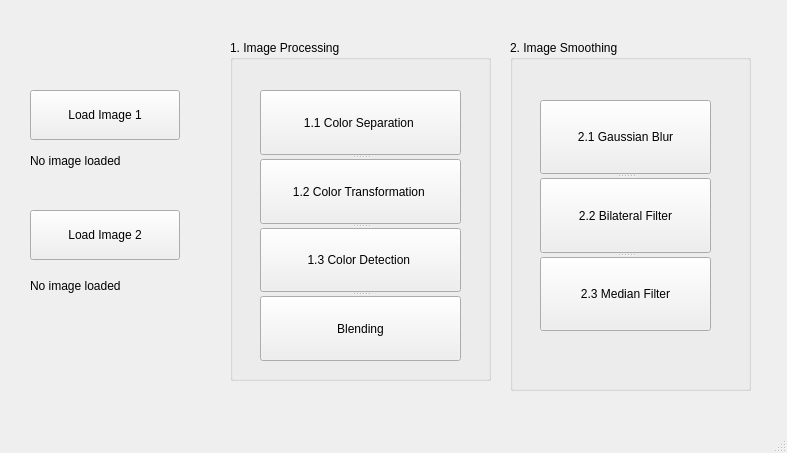
<?xml version="1.0" encoding="UTF-8"?>
<ui version="4.0">
 <class>mainWindow</class>
 <widget class="QMainWindow" name="mainWindow">
  <property name="geometry">
   <rect>
    <x>0</x>
    <y>0</y>
    <width>787</width>
    <height>453</height>
   </rect>
  </property>
  <property name="windowTitle">
   <string>MainWindow</string>
  </property>
  <widget class="QWidget" name="centralwidget">
   <widget class="QGroupBox" name="groupBox">
    <property name="geometry">
     <rect>
      <x>230</x>
      <y>40</y>
      <width>261</width>
      <height>341</height>
     </rect>
    </property>
    <property name="title">
     <string>1. Image Processing</string>
    </property>
    <widget class="QSplitter" name="splitter">
     <property name="geometry">
      <rect>
       <x>30</x>
       <y>50</y>
       <width>201</width>
       <height>271</height>
      </rect>
     </property>
     <property name="orientation">
      <enum>Qt::Vertical</enum>
     </property>
     <widget class="QPushButton" name="cs">
      <property name="text">
       <string>1.1 Color Separation </string>
      </property>
     </widget>
     <widget class="QPushButton" name="ct">
      <property name="text">
       <string>1.2 Color Transformation </string>
      </property>
     </widget>
     <widget class="QPushButton" name="cd">
      <property name="text">
       <string>1.3 Color Detection </string>
      </property>
     </widget>
     <widget class="QPushButton" name="blending">
      <property name="text">
       <string>Blending</string>
      </property>
     </widget>
    </widget>
   </widget>
   <widget class="QGroupBox" name="groupBox_2">
    <property name="geometry">
     <rect>
      <x>510</x>
      <y>40</y>
      <width>241</width>
      <height>351</height>
     </rect>
    </property>
    <property name="title">
     <string>2. Image Smoothing</string>
    </property>
    <widget class="QSplitter" name="splitter_2">
     <property name="geometry">
      <rect>
       <x>30</x>
       <y>60</y>
       <width>171</width>
       <height>231</height>
      </rect>
     </property>
     <property name="orientation">
      <enum>Qt::Vertical</enum>
     </property>
     <widget class="QPushButton" name="gb">
      <property name="text">
       <string>2.1 Gaussian Blur</string>
      </property>
     </widget>
     <widget class="QPushButton" name="bf">
      <property name="text">
       <string>2.2 Bilateral Filter</string>
      </property>
     </widget>
     <widget class="QPushButton" name="mf">
      <property name="text">
       <string>2.3 Median Filter</string>
      </property>
     </widget>
    </widget>
   </widget>
   <widget class="QPushButton" name="lm1">
    <property name="geometry">
     <rect>
      <x>30</x>
      <y>90</y>
      <width>150</width>
      <height>50</height>
     </rect>
    </property>
    <property name="text">
     <string>Load Image 1</string>
    </property>
   </widget>
   <widget class="QPushButton" name="lm2">
    <property name="geometry">
     <rect>
      <x>30</x>
      <y>210</y>
      <width>150</width>
      <height>50</height>
     </rect>
    </property>
    <property name="text">
     <string>Load Image 2</string>
    </property>
   </widget>
   <widget class="QLabel" name="label_lm1">
    <property name="geometry">
     <rect>
      <x>30</x>
      <y>140</y>
      <width>141</width>
      <height>41</height>
     </rect>
    </property>
    <property name="text">
     <string>No image loaded</string>
    </property>
   </widget>
   <widget class="QLabel" name="label_lm1_2">
    <property name="geometry">
     <rect>
      <x>30</x>
      <y>260</y>
      <width>141</width>
      <height>51</height>
     </rect>
    </property>
    <property name="text">
     <string>No image loaded</string>
    </property>
   </widget>
  </widget>
  <widget class="QStatusBar" name="statusbar"/>
 </widget>
 <resources/>
 <connections/>
</ui>
